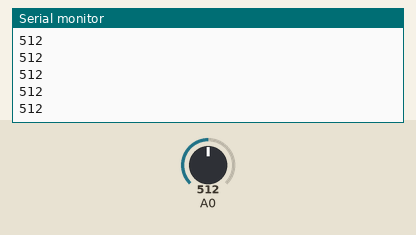
This sketch was run on a simulated Arduino Uno, built with avr-gcc and run on an emulated ATmega328P. Parts: the last lines printed to the serial monitor. The inputs (shaded band) are chosen by the test bench; at power-on: A0 = 512.

Above: at 1.2 s.
1.3 s: A0 set to 716
At 1.9 s:
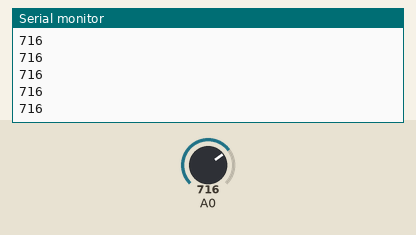
2.8 s: A0 set to 900
At 3.7 s:
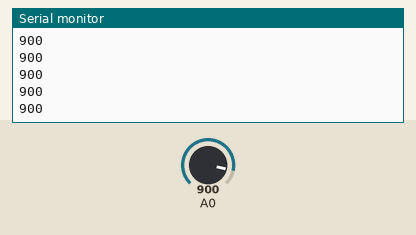
Timing chart, 0 to 5.8 s (numbered marks = the images above; inputs shaded):
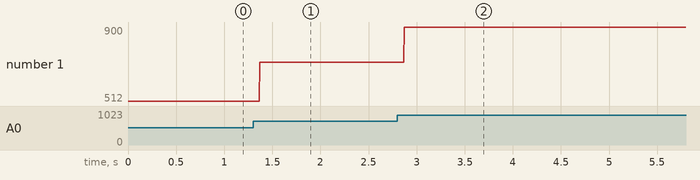

Measured:
- after the input at 1.3 s, the serial monitor: prints a new line after 0.07 s (image 1)
- after the input at 2.8 s, the serial monitor: prints a new line after 0.07 s (image 2)
- plotted number 1: 512 → 716 after the input at 1.3 s, 716 → 900 after the input at 2.8 s

The sketch:

Sound_Sensor_test_analog_prosjekt.ino
```cpp
void setup() {
  // put your setup code here, to run once:
Serial.begin(9600);                               //initialiserer sereill kommunikasjon på 9600bits per sekund

}

void loop() {
 {
int sensorValue = analogRead (A0);                // Leser input signalet på analog pin 0

Serial.println (sensorValue);                     // Printer ut verdien loddrett i seriell monitor
 }


}
```
